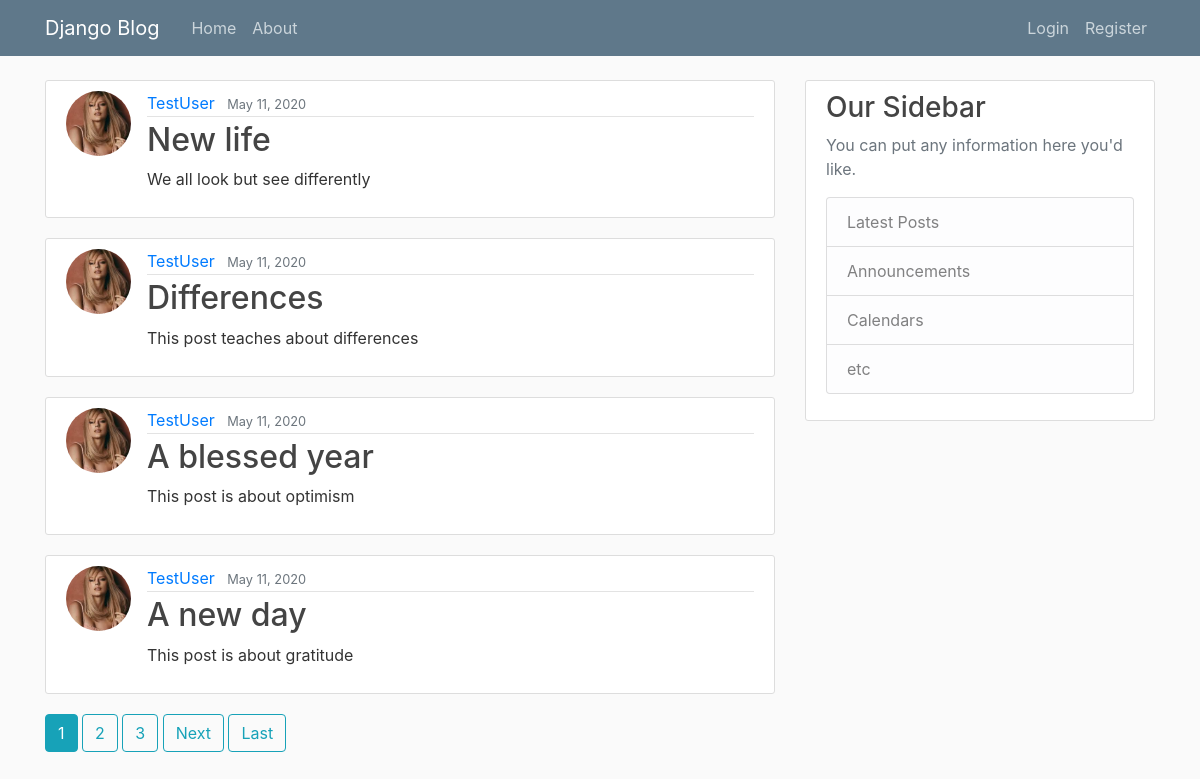
The page / on the database its author committed.
### blog/models.py (models this page shows, shortened)
class Post(models.Model):
    title = models.CharField(max_length=100)
    content = models.TextField()
    date_posted = models.DateTimeField(default=timezone.now)
    authour = models.ForeignKey(User, on_delete=models.CASCADE)

### users/models.py (models this page shows, shortened)
class Profile(models.Model):
    user = models.OneToOneField(User, on_delete=models.CASCADE)
    image = models.ImageField(default='default.jpg', upload_to='profile_pics')

### blog/views.py (the view)
# urls.py: path('', PostListView.as_view(), name = 'blog-home'),
class PostListView(ListView):
    model = Post
    template_name = 'blog/home.html'
    context_object_name = 'posts'
    ordering = ['-date_posted']
    paginate_by = 4

### blog/templates/blog/home.html (shortened to what this page needs)
{% extends 'blog/base.html' %}
{% block content %}
    {% for post in posts %}
        <article class="media content-section">
            <img class = "rounded-circle article-img" src = "{{ post.authour.profile.image.url }}">
            <div class="media-body">
            <div class="article-metadata">
                <a class="mr-2" href="{% url 'user-posts' post.authour.username %}">{{ post.authour }}</a>
                <small class="text-muted">{{ post.date_posted|date:"F d, Y" }}</small>
            </div>
            <h2><a class="article-title" href="{% url 'post-detail' post.id %}">{{ post.title }}</a></h2>
            <p class="article-content">{{ post.content }}</p>
            </div>
        </article>
    {% endfor %}
    {% if is_paginated %}
        {% for num in page_obj.paginator.page_range %}
            {%if page_obj.number == num %}
                <a class="btn btn-info mb-4" href="?page={{num}}">{{ num }}</a>
            {%elif num > page_obj.number|add:'-3' and num < page_obj.number|add:'3' %}
                <a class="btn btn-outline-info mb-4" href="?page={{num}}">{{ num }}</a>
            {%endif%}
        {%endfor%}
        {% if page_obj.has_next %}
            <a class="btn btn-outline-info mb-4" href="?page={{page_obj.next_page_number}}">Next</a>
            <a class="btn btn-outline-info mb-4" href="?page={{page_obj.paginator.num_pages}}">Last</a>
        {%endif%}
    {%endif%}
{%endblock%}

### blog/templates/blog/base.html (shortened to what this page needs)
{% load static %}
<!DOCTYPE html>
<html lang="en">
<head>
        <link rel="stylesheet" href="https://stackpath.bootstrapcdn.com/bootstrap/4.3.1/css/bootstrap.min.css">
        <link rel="stylesheet" type="text/css" href="{% static 'blog/main.css' %}">
</head>
<body>
        <header class="site-header">
           <nav class="navbar navbar-expand-md navbar-dark bg-steel fixed-top">
            <div class="container">
                <a class="navbar-brand mr-4" href="{% url 'blog-home'%}">Django Blog</a>
                <div class="collapse navbar-collapse" id="navbarToggle">
                <div class="navbar-nav mr-auto">
                    <a class="nav-item nav-link" href="{% url 'blog-home'%}">Home</a>
                    <a class="nav-item nav-link" href="{% url 'blog-about'%}">About</a>
                </div>
                <div class="navbar-nav">
                    {% if user.is_authenticated %}
                        <a class="nav-item nav-link" href="{% url 'post-create' %}">New post</a>
                        <a class="nav-item nav-link" href="{% url 'profile' %}">Profile</a>
                        <a class="nav-item nav-link" href="{% url 'logout' %}">Logout</a>
                    {% else %}
                        <a class="nav-item nav-link" href="{% url 'login' %}">Login</a>
                        <a class="nav-item nav-link" href="{% url 'register' %}">Register</a>
                    {%endif%}
                </div>
                </div>
            </div>
           </nav>
        </header>
        <main role="main" class="container">
            <div class="row">
            <div class="col-md-8">
                {% block content %}{% endblock %}
            </div>
            <div class="col-md-4">
                <div class="content-section">
                <h3>Our Sidebar</h3>
                <p class='text-muted'>You can put any information here you'd like.
                    <ul class="list-group">
                    <li class="list-group-item list-group-item-light">Latest Posts</li>
                    <li class="list-group-item list-group-item-light">Announcements</li>
                    <li class="list-group-item list-group-item-light">Calendars</li>
                    <li class="list-group-item list-group-item-light">etc</li>
                    </ul>
                </p>
                </div>
            </div>
            </div>
        </main>
</body>
</html>

### blog/static/blog/main.css (style rules this page uses)
body { background: #fafafa; color: #333333; margin-top: 5rem; }
h1, h2, h3, h4, h5, h6 { color: #444444; }
ul { margin: 0; }
.bg-steel { background-color: #5f788a; }
.site-header .navbar-nav .nav-link { color: #cbd5db; }
.content-section { background: #ffffff; padding: 10px 20px; border: 1px solid #dddddd; border-radius: 3px; margin-bottom: 20px; }
.article-title { color: #444444; }
.article-content { white-space: pre-line; }
.article-img { height: 65px; width: 65px; margin-right: 16px; }
.article-metadata { padding-bottom: 1px; margin-bottom: 4px; border-bottom: 1px solid #e3e3e3 }

### rows shown on the page
Post: authour.profile.image (placeholder picture), authour "TestUser", date_posted "May 11, 2020", title "New life", content "We all look but see differently"
Post: authour.profile.image (placeholder picture), authour "TestUser", date_posted "May 11, 2020", title "Differences", content "This post teaches about differences"
Post: authour.profile.image (placeholder picture), authour "TestUser", date_posted "May 11, 2020", title "A blessed year", content "This post is about optimism"
Post: authour.profile.image (placeholder picture), authour "TestUser", date_posted "May 11, 2020", title "A new day", content "This post is about gratitude"

### other values the page prints
{{ num }} "1"
{{ num }} "2" "3"
